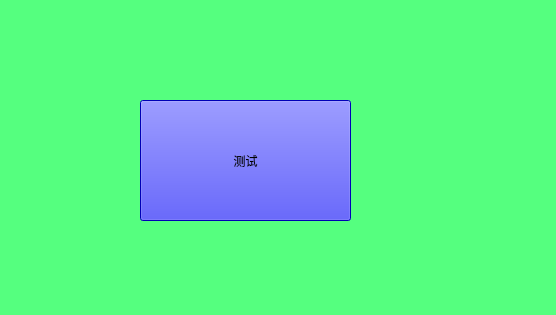
<?xml version="1.0" encoding="UTF-8"?>
<ui version="4.0">
 <class>TestWid</class>
 <widget class="QWidget" name="TestWid">
  <property name="geometry">
   <rect>
    <x>0</x>
    <y>0</y>
    <width>556</width>
    <height>315</height>
   </rect>
  </property>
  <property name="windowTitle">
   <string>TestWid</string>
  </property>
  <property name="styleSheet">
   <string notr="true">QWidget#TestWid{
background-color: rgb(85, 255, 127);
border-image: url(:/QWebView/Resources/logo_64_b.png);
}</string>
  </property>
  <widget class="QPushButton" name="pushButton">
   <property name="geometry">
    <rect>
     <x>140</x>
     <y>100</y>
     <width>211</width>
     <height>121</height>
    </rect>
   </property>
   <property name="styleSheet">
    <string notr="true">background-color: rgb(0, 0, 255);</string>
   </property>
   <property name="text">
    <string>测试</string>
   </property>
  </widget>
 </widget>
 <layoutdefault spacing="6" margin="11"/>
 <resources>
  <include location="qwebview.qrc"/>
 </resources>
 <connections/>
</ui>
